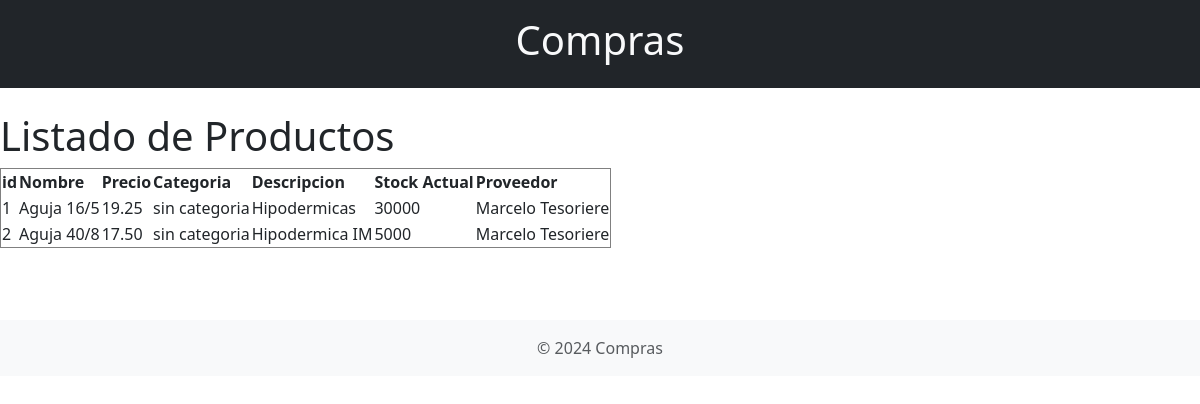
The page / on the database its author committed.
### compra/models.py (models this page shows, shortened)
class Producto(models.Model):
    id= models.AutoField(primary_key=True)
    nombre = models.CharField(max_length=100)
    precio = models.DecimalField(max_digits=10, decimal_places=2, default= 0)
    categoria= models.CharField(max_length=100, default= 'sin categoria')
    descripcion = models.CharField (max_length=100, blank=True,)
    stock_actual = models.PositiveIntegerField()
    proveedor = models.ForeignKey(Proveedor, on_delete=models.CASCADE)
    class Meta:
        verbose_name= 'Producto'
        verbose_name_plural='Productos'
        ordering= ['nombre']

class Proveedor(models.Model):
    id=models.AutoField(primary_key= True)
    nombre = models.CharField(max_length=100)
    apellido = models.CharField(max_length=100)
    tipo_documento= models.CharField(null=not (""), max_length=50)
    dni = models.CharField(max_length=10)
    mail_contacto =models.EmailField(null= not (""), max_length=254)
    class Meta:
        verbose_name= 'Proveedor'
        verbose_name_plural= 'Proveedores'
        ordering= ['nombre']
    def __str__(self):
        return f"{self.nombre} {self.apellido}"

### compra/views.py (the view)
# urls.py: path('', views.listar_productos, name='inicio'),  #
def listar_productos(request):
    productos = Producto.objects.all()
    return render(request, 'listar_productos.html', {'productos': productos})

### compra/templates/listar_productos.html (shortened to what this page needs)
{% extends 'index.html' %}
{% block content %}
    <h1>Listado de Productos</h1>
    <table border="1">
        <thead>
            <tr>
                <th>id</th>
                <th>Nombre</th>
                <th>Precio</th>
                <th>Categoria</th>
                <th>Descripcion</th>
                <th>Stock Actual</th>
                <th>Proveedor</th>
            </tr>
        </thead>
        <tbody>
            {% for producto in productos %}
            <tr>
                <td>{{ producto.id}}</td>
                <td>{{ producto.nombre }}</td>
                <td>{{ producto.precio }}</td>
                <td>{{producto.categoria}}</td>
                <td>{{ producto.descripcion}}</td>
                <td>{{ producto.stock_actual }}</td>
                <td>{{ producto.proveedor }}</td>
            </tr>
            {% endfor %}
        </tbody>
    </table>
{% endblock %}

### compra/templates/index.html (shortened to what this page needs)
<!DOCTYPE html>
<html lang="es">
<head>
  <link href="https://cdn.jsdelivr.net/npm/bootstrap@5.3.3/dist/css/bootstrap.min.css"
  rel="stylesheet">
</head>
<body>
  <header class="bg-dark py-3 text-center">
    <h1><span class="text-light">Compras</span></h1>
  </header>
  <main class="py-4">
    {% block content %}{% endblock %}
  </main>
  <footer class="footer mt-5 py-3 bg-light text-center">
    <div class="container">
      <span class="text-muted">&copy; 2024 Compras</span>
    </div>
  </footer>
</body>
</html>

### rows shown on the page
Producto: id "1", nombre "Aguja 16/5", precio "19.25", categoria "sin categoria", descripcion "Hipodermicas", stock_actual "30000", proveedor "Marcelo Tesoriere"
Producto: id "2", nombre "Aguja 40/8", precio "17.50", categoria "sin categoria", descripcion "Hipodermica IM", stock_actual "5000", proveedor "Marcelo Tesoriere"
